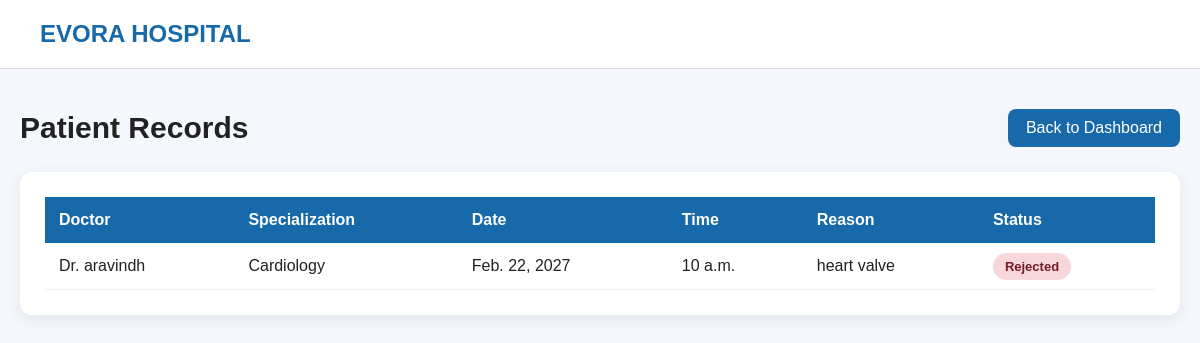
Screenshot of /patient/records/ (signed in) with the database file from the repository.
### appointments/models.py (models this page shows, shortened)
class Appointment(models.Model):
    STATUS_CHOICES = (
        ('pending', 'Pending'),
        ('accepted', 'Accepted'),
        ('rejected', 'Rejected'),
        ('completed', 'Completed'),
        ('cancelled', 'Cancelled'),
    )
    patient = models.ForeignKey(
        Patient,
        on_delete=models.CASCADE,
        related_name='appointments'
    )
    doctor = models.ForeignKey(
        Doctor,
        on_delete=models.CASCADE,
        related_name='appointments'
    )
    appointment_date = models.DateField()
    appointment_time = models.TimeField()
    reason = models.TextField(blank=True)
    status = models.CharField(
        max_length=20,
        choices=STATUS_CHOICES,
        default='pending'
    )
    created_at = models.DateTimeField(auto_now_add=True)

### doctors/models.py (models this page shows, shortened)
class Doctor(models.Model):
    SPECIALIZATION_CHOICES = (
        ('cardiology', 'Cardiology'),
        ('dermatology', 'Dermatology'),
        ('neurology', 'Neurology'),
        ('orthopedics', 'Orthopedics'),
        ('pediatrics', 'Pediatrics'),
        ('general', 'General Medicine'),
        ('gynecology', 'Gynecology'),
        ('ent', 'ENT'),
        ('dentistry', 'Dentistry'),
        ('psychiatry', 'Psychiatry'),
    )
    user = models.OneToOneField(
        settings.AUTH_USER_MODEL,
        on_delete=models.CASCADE,
        related_name='doctor_profile'
    )
    specialization = models.CharField(
        max_length=100,
        choices=SPECIALIZATION_CHOICES
    )
    qualification = models.CharField(
        max_length=200
    )
    experience = models.PositiveIntegerField(
        default=0
    )
    consultation_fee = models.DecimalField(
        max_digits=10,
        decimal_places=2,
        default=0
    )
    available_days = models.CharField(
        max_length=200,
        blank=True
    )
    available_time = models.CharField(
        max_length=200,
        blank=True
    )
    is_available = models.BooleanField(
        default=True
    )
    bio = models.TextField(
        blank=True
    )
    created_at = models.DateTimeField(
        auto_now_add=True
    )

### accounts/models.py (models this page shows, shortened)
class User(AbstractUser):
    ROLE_CHOICES = (
        ('patient', 'Patient'),
        ('doctor', 'Doctor'),
        ('admin', 'Admin'),
    )
    phone = models.CharField(
        max_length=15,
        blank=True
    )
    role = models.CharField(
        max_length=20,
        choices=ROLE_CHOICES,
        default='patient'
    )

### patients/views.py (the view, shortened to what this page needs)
@login_required
def patient_records(request):
    patient, created = Patient.objects.get_or_create(
        user=request.user
    )
    appointments = Appointment.objects.filter(
        patient=patient
    ).select_related(
        'doctor',
        'doctor__user'
    ).order_by(
        '-appointment_date',
        '-appointment_time'
    )
    context = {
        'patient': patient,
        'user': request.user,
        'appointments': appointments,
    }
    return render(
        request,
        'patients/records.html',
        context
    )

### templates/patients/records.html (shortened to what this page needs)
<!DOCTYPE html>
<html lang="en">
<head>
</head>
<body>
    <div class="header">
        <h2>EVORA HOSPITAL</h2>
    </div>
    <div class="container">
        <div class="top-section">
            <h1>Patient Records</h1>
            <a href="{% url 'patient_dashboard' %}" class="back-btn">
                Back to Dashboard
            </a>
        </div>
        <div class="card">
            {% if appointments %}
            <table>
                <thead>
                    <tr>
                        <th>Doctor</th>
                        <th>Specialization</th>
                        <th>Date</th>
                        <th>Time</th>
                        <th>Reason</th>
                        <th>Status</th>
                    </tr>
                </thead>
                <tbody>
                    {% for appointment in appointments %}
                    <tr>
                        <td>
                            Dr. {{ appointment.doctor.user.get_full_name }}
                        </td>
                        <td>
                            {{ appointment.doctor.get_specialization_display }}
                        </td>
                        <td>
                            {{ appointment.appointment_date }}
                        </td>
                        <td>
                            {{ appointment.appointment_time }}
                        </td>
                        <td>
                            {% if appointment.reason %}
                                {{ appointment.reason }}
                            {% else %}
                                -
                            {% endif %}
                        </td>
                        <td>
                            <span class="status {{ appointment.status }}">
                                {{ appointment.get_status_display }}
                            </span>
                        </td>
                    </tr>
                    {% endfor %}
                </tbody>
            </table>
            {% endif %}
        </div>
    </div>
</body>
</html>

### templates/patients/records.html (style rules this page uses)
* { margin: 0; padding: 0; box-sizing: border-box; font-family: Arial, sans-serif; }
body { background: #f4f7fb; color: #222; }
.header { background: #ffffff; padding: 20px 40px; border-bottom: 1px solid #ddd; }
.header h2 { color: #1769aa; }
.container { max-width: 1200px; margin: 40px auto; padding: 0 20px; }
.top-section { display: flex; justify-content: space-between; align-items: center; margin-bottom: 25px; }
.top-section h1 { color: #222; font-size: 30px; }
.back-btn { text-decoration: none; background: #1769aa; color: white; padding: 10px 18px; border-radius: 8px; }
.card { background: white; border-radius: 12px; padding: 25px; box-shadow: 0 4px 15px rgba(0, 0, 0, 0.08); overflow-x: auto; }
table { width: 100%; border-collapse: collapse; }
th { background: #1769aa; color: white; padding: 14px; text-align: left; }
td { padding: 14px; border-bottom: 1px solid #eee; }
.status { padding: 6px 12px; border-radius: 20px; font-size: 13px; font-weight: bold; text-transform: capitalize; }
.rejected, .cancelled { background: #f8d7da; color: #721c24; }

### rows the page displays
Appointment: doctor.user.get_full_name "aravindh", doctor.specialization "Cardiology", appointment_date "Feb. 22, 2027", appointment_time "10 a.m.", reason "heart valve", status "Rejected"
